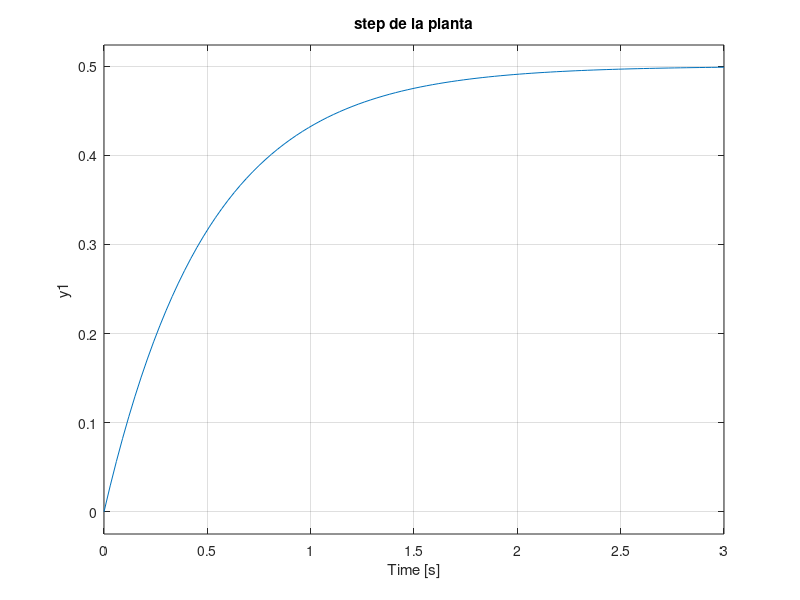
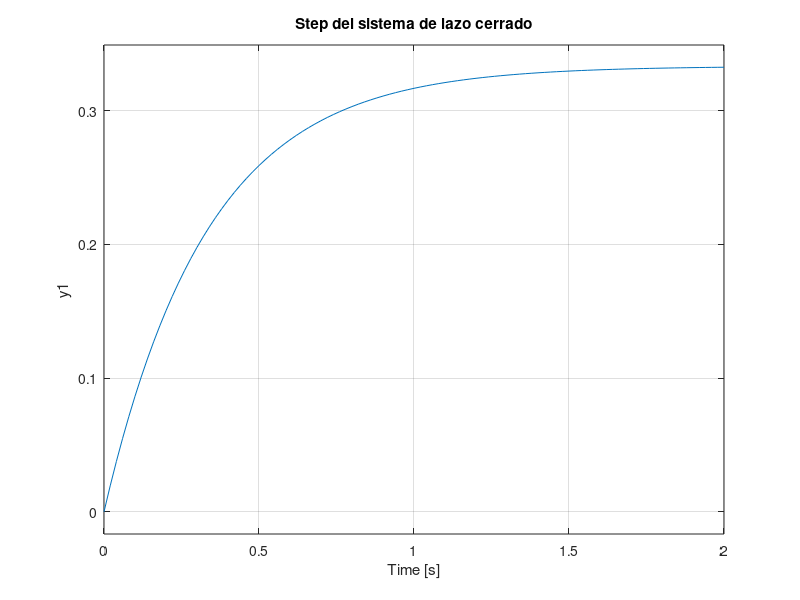

Recreate these plots in MATLAB, in order.
%%
A = [-2 -1; 0 -4];
B = [1; 0];
C = [1 1];
D = 0;
%polos en -2 y -4. Cero en -4. Estable


[Z, P, k] = ss2zp(A, B, C, D);
Planta = minreal(zpk(Z, P, k));

figure();
step(Planta);title('step de la planta');
grid On;

T = minreal(Planta/(1 + Planta)); %polos en -3, -4
figure();
step(T);title('Step del sistema de lazo cerrado');
grid On;

ki = 10;
